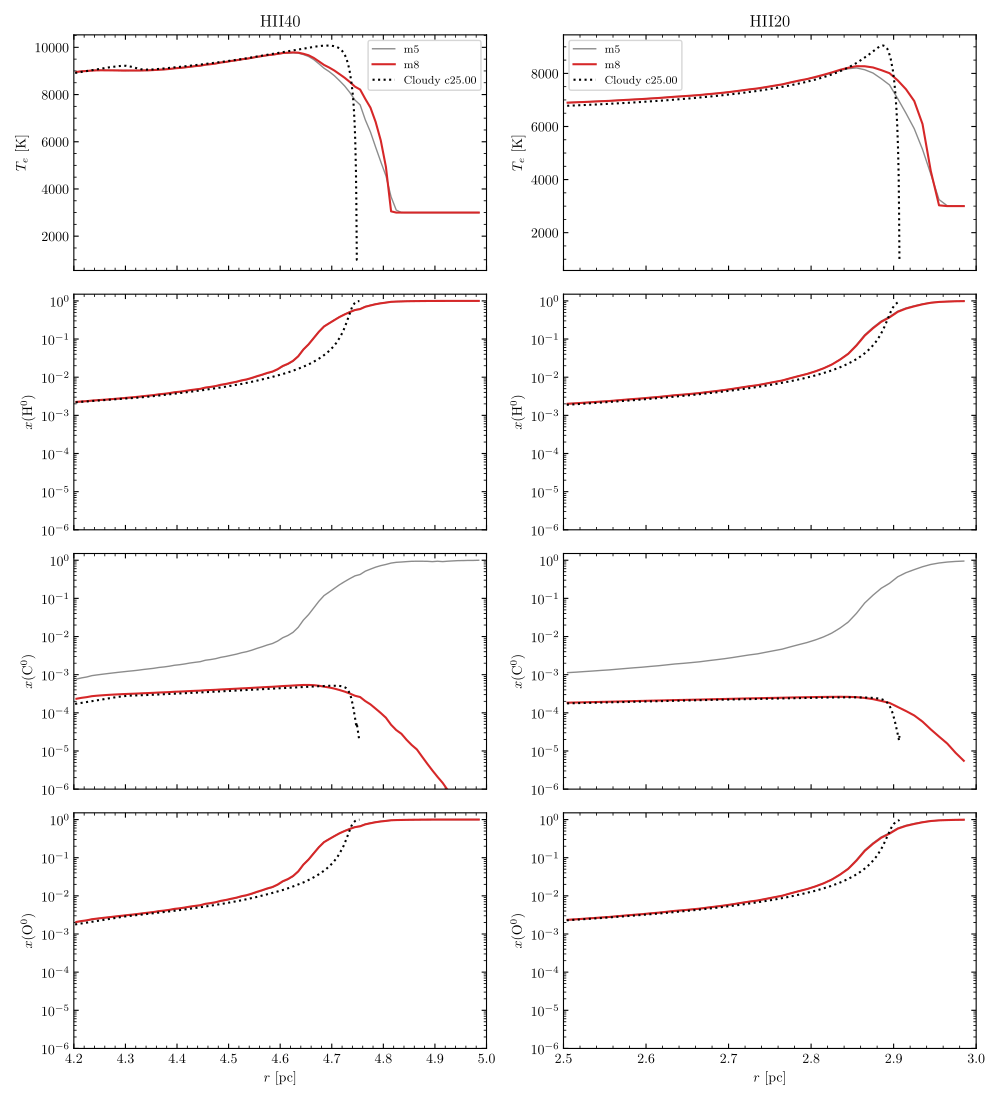

This figure's Python source:
#!/usr/bin/env python3
"""T_e, x(H0) and x(C0) across the H front, m5 against m8 (transported
production inputs), Cloudy c25.00 overlaid; fine radial bins.

Run from this directory:  python3 front_zoom.py
"""
import numpy as np
import h5py
import matplotlib
matplotlib.use('Agg')
import matplotlib.pyplot as plt

src = open('../m6_new_physics/compare_new_physics.py').read()
exec(src.split("edges = np.arange")[0])
CLD = '../../../tests/cloudy_c25'


def prof(h5, edges):
    with h5py.File(h5, 'r') as h:
        xyz = h['LeafXYZ/data'][:]; V = h['LeafSize/data'][:]**3
        r = np.sqrt((xyz**2).sum(axis=0)); gas = h['n_e/data'][:] > 0
        f = {'T': h['T_e/data'][:], 'H0': h['x_HI/data'][:],
             'C0': h['x_c_stages/data'][:][:, 0], 'O0': h['x_o_stages/data'][:][:, 0]}
    idx = np.where(gas, np.digitize(r, edges) - 1, -1)
    out = {}
    for k, v in f.items():
        a = np.full(edges.size - 1, np.nan)
        for i in range(a.size):
            s = idx == i
            if s.any():
                a[i] = np.average(v[s], weights=V[s])
        out[k] = a
    return out


fig, axes = plt.subplots(4, 2, figsize=(10, 11), sharex='col')
for col, (tag, lo, hi) in enumerate((('hii40', 4.2, 5.0), ('hii20', 2.5, 3.0))):
    edges = np.arange(lo, hi, 0.01)
    rc = 0.5*(edges[1:] + edges[:-1])
    cl = cloudy(tag)
    c = np.loadtxt(f'{CLD}/{tag}_c25.ele_c', comments='#')
    o = np.loadtxt(f'{CLD}/{tag}_c25.ele_o', comments='#')
    rcl_c = (R0 + c[:, 0])/PC; rcl_o = (R0 + o[:, 0])/PC
    for run, sty in (('../m5_converged', dict(c='0.55', lw=1, label='m5')),
                     ('.', dict(c='C3', lw=1.5, label='m8'))):
        p = prof(f'{run}/{tag}_converged_rates.h5', edges)
        axes[0, col].plot(rc, p['T'], **sty)
        axes[1, col].plot(rc, p['H0'], **sty)
        axes[2, col].plot(rc, p['C0'], **sty)
        axes[3, col].plot(rc, p['O0'], **sty)
    axes[0, col].plot(cl['r'], cl['T'], c='k', ls=':', label='Cloudy c25.00')
    axes[1, col].plot(cl['r'], cl['H0'], c='k', ls=':')
    axes[2, col].plot(rcl_c, c[:, 1], c='k', ls=':')
    axes[3, col].plot(rcl_o, o[:, 1], c='k', ls=':')
    axes[0, col].set_title(tag.upper()); axes[0, col].legend(fontsize=8)
    for row, lab in enumerate((r'$T_e$ [K]', r'$x({\rm H}^0)$', r'$x({\rm C}^0)$',
                               r'$x({\rm O}^0)$')):
        axes[row, col].set_ylabel(lab)
        if row:
            axes[row, col].set_yscale('log'); axes[row, col].set_ylim(1e-6, 1.5)
    axes[3, col].set_xlabel(r'$r$ [pc]'); axes[3, col].set_xlim(lo, hi)
fig.tight_layout()
fig.savefig('front_zoom.pdf')
